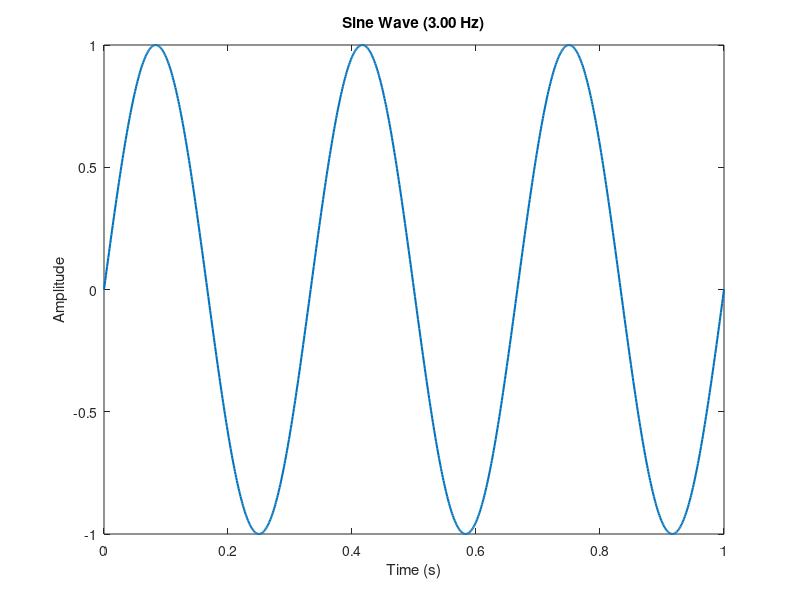

The MATLAB source for this figure:
frequency = 3; % Change frequency in Hz
t = linspace(0, 1, 1000);
plot(t, sin(2*pi*frequency*t), 'LineWidth', 1.5);
xlabel('Time (s)');
ylabel('Amplitude');
title(sprintf('Sine Wave (%.2f Hz)', frequency));
